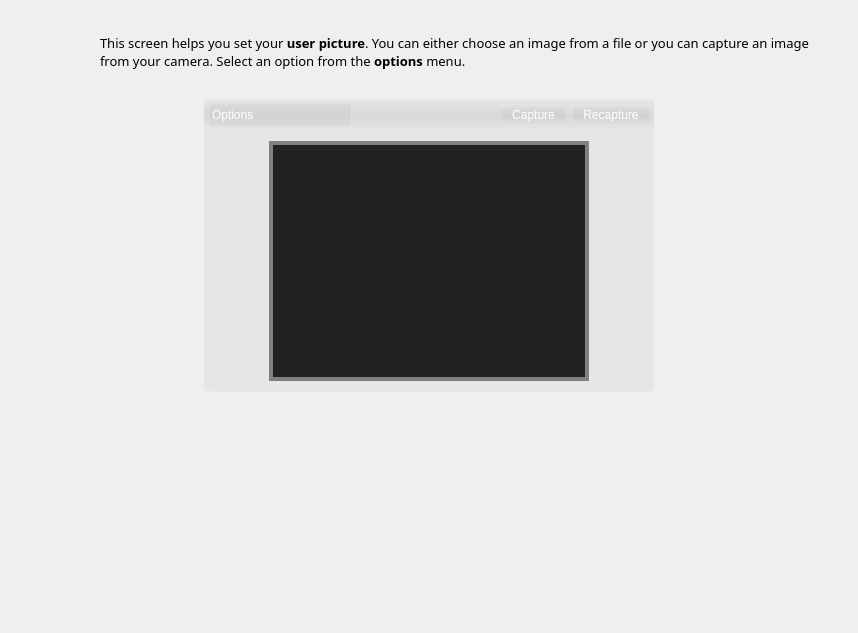
<?xml version="1.0" encoding="UTF-8"?>
<ui version="4.0">
 <class>Form</class>
 <widget class="QWidget" name="Form">
  <property name="geometry">
   <rect>
    <x>0</x>
    <y>0</y>
    <width>858</width>
    <height>633</height>
   </rect>
  </property>
  <property name="windowTitle">
   <string>Form</string>
  </property>
  <layout class="QGridLayout" name="gridLayout">
   <property name="margin">
    <number>20</number>
   </property>
   <item row="0" column="0">
    <widget class="QLabel" name="label_2">
     <property name="minimumSize">
      <size>
       <width>64</width>
       <height>64</height>
      </size>
     </property>
     <property name="maximumSize">
      <size>
       <width>64</width>
       <height>64</height>
      </size>
     </property>
     <property name="text">
      <string/>
     </property>
     <property name="pixmap">
      <pixmap resource="../data/kaptan.qrc">:/raw/pixmap/preferences-desktop-personal.png</pixmap>
     </property>
    </widget>
   </item>
   <item row="0" column="1">
    <widget class="QLabel" name="description">
     <property name="sizePolicy">
      <sizepolicy hsizetype="Preferred" vsizetype="Preferred">
       <horstretch>0</horstretch>
       <verstretch>0</verstretch>
      </sizepolicy>
     </property>
     <property name="minimumSize">
      <size>
       <width>300</width>
       <height>0</height>
      </size>
     </property>
     <property name="font">
      <font>
       <family>Sans Serif</family>
       <pointsize>10</pointsize>
      </font>
     </property>
     <property name="styleSheet">
      <string notr="true"/>
     </property>
     <property name="text">
      <string>This screen helps you set your &lt;b&gt;user picture&lt;/b&gt;. You can either choose an image from a file or you can capture an image from your camera. Select an option from the &lt;b&gt;options&lt;/b&gt; menu.</string>
     </property>
     <property name="wordWrap">
      <bool>true</bool>
     </property>
     <property name="indent">
      <number>10</number>
     </property>
    </widget>
   </item>
   <item row="1" column="0" colspan="2">
    <widget class="QScrollArea" name="scrollArea">
     <property name="styleSheet">
      <string notr="true">#scrollAreaWidgetContents {
	background-color: rgba(0,0,0,0);
}

#scrollArea{
	border: 0px;
	background-color: rgba(0,0,0,0);
}</string>
     </property>
     <property name="frameShape">
      <enum>QFrame::NoFrame</enum>
     </property>
     <property name="widgetResizable">
      <bool>true</bool>
     </property>
     <widget class="QWidget" name="scrollAreaWidgetContents">
      <property name="geometry">
       <rect>
        <x>0</x>
        <y>0</y>
        <width>818</width>
        <height>525</height>
       </rect>
      </property>
      <layout class="QGridLayout" name="gridLayout_2">
       <item row="0" column="0">
        <layout class="QVBoxLayout" name="verticalLayout_2">
         <property name="spacing">
          <number>0</number>
         </property>
         <item>
          <widget class="QGroupBox" name="groupBox_3">
           <property name="sizePolicy">
            <sizepolicy hsizetype="Fixed" vsizetype="Preferred">
             <horstretch>0</horstretch>
             <verstretch>0</verstretch>
            </sizepolicy>
           </property>
           <property name="minimumSize">
            <size>
             <width>450</width>
             <height>0</height>
            </size>
           </property>
           <property name="maximumSize">
            <size>
             <width>450</width>
             <height>16777215</height>
            </size>
           </property>
           <property name="styleSheet">
            <string notr="true">#groupBox_3{
background-color: qlineargradient(spread:repeat, x1:0, y1:0, x2:0, y2:1, stop:0 rgba(27, 27, 27, 10), stop:0.510753 rgba(9, 9, 9, 25), stop:1 rgba(0, 0, 0, 10));
    /*background-color: qlineargradient(spread:repeat, x1:0, y1:0, x2:0, y2:1, stop:0 rgba(27, 27, 27, 70), stop:0.510753 rgba(9, 9, 9, 125), stop:1 rgba(0, 0, 0, 70));*/
/*
background-color: qlineargradient(spread:pad, x1:0.5, y1:1, x2:0.5, y2:0, stop:0 rgba(26, 38, 45, 255), stop:0.398093 rgba(51, 72, 91, 255), stop:0.521739 rgba(45, 76, 94, 255), stop:0.531585 rgba(49, 84, 106, 255), stop:0.983696 rgba(99, 141, 164, 255), stop:1 rgba(120, 146, 172, 255));*/
	border-top-left-radius: 4px;
	border-top-right-radius: 4px;
}

QPushButton{
	padding: 3px 10px 3px 10px;
	color: white;
	border:0px;
	border-radius:2px;
background-color: qlineargradient(spread:repeat, x1:0, y1:0, x2:0, y2:1, stop:0 rgba(27, 27, 27, 0), stop:0.510753 rgba(9, 9, 9, 10), stop:1 rgba(0, 0, 0, 0));
	/*background-color: qlineargradient(spread:pad, x1:0.5, y1:1, x2:0.5, y2:0, stop:0 rgba(120, 146, 172, 255), stop:0.0155729 rgba(99, 141, 164, 255), stop:0.538376 rgba(49, 84, 106, 255), stop:1 rgba(51, 72, 91, 255))*/
}

QPushButton::flat:hover{
	border:1px solid  rgba(255, 255, 255, 40);
	border-radius:2px;
    background-color:qlineargradient(spread:pad, x1:0, y1:0, x2:0, y2:1, stop:0 rgba(127, 127, 127, 10), stop:0.513661 rgba(231, 231, 231, 50), stop:1 rgba(94, 94, 94, 10))
}

QPushButton::flat{
	border:1px solid  rgba(255, 255, 255, 30);
	border-radius:2px;
    background-color: qlineargradient(spread:repeat, x1:0, y1:0, x2:0, y2:1, stop:0 rgba(27, 27, 27, 0), stop:0.510753 rgba(9, 9, 9, 10), stop:1 rgba(0, 0, 0, 0));
}

QPushButton::flat:pressed{
	border:1px solid  rgba(255, 255, 255, 15);
	border-radius:2px;
	padding: 3px 10px 3px 10px;
    background-color:qlineargradient(spread:pad, x1:0, y1:0, x2:1, y2:0, stop:0 rgba(52, 52, 52, 50));
}

/* ====================================== */

 QComboBox {
     border:1px solid rgba(255, 255, 255, 30);
     border-radius:2px;
     padding: 1px 18px 1px 3px;
     min-width: 6em;
	 color: white;
 }

 QComboBox:editable {
     background: white;
 }

 QComboBox:!editable, QComboBox::drop-down:editable {
	/*background-color: qlineargradient(spread:pad, x1:0.5, y1:0, x2:0.5, y2:1, stop:0 rgba(132, 132, 132, 255), stop:0.501481 rgba(70, 70, 70, 255), stop:0.503057 rgba(62, 62, 62, 255), stop:1 rgba(16, 16, 16, 255));*/
    background-color:qlineargradient(spread:pad, x1:0, y1:0, x2:1, y2:0, stop:0 rgba(52, 52, 52, 10));
 }

 /* QComboBox gets the &quot;on&quot; state when the popup is open */
 QComboBox:!editable:on, QComboBox::drop-down:editable:on {
/*    background-color: qlineargradient(spread:pad, x1:0.5, y1:1, x2:0.5, y2:0, stop:0 rgba(129, 3, 3, 255), stop:0.0192308 rgba(160, 35, 25, 255), stop:0.521739 rgba(166, 35, 29, 255), stop:0.531585 rgba(184, 46, 40, 255), stop:0.983696 rgba(168, 78, 74, 255), stop:1 rgba(210, 110, 110, 255));*/
    background-color:qlineargradient(spread:pad, x1:0, y1:0, x2:1, y2:0, stop:0 rgba(52, 52, 52, 10));
 }

 QComboBox:on { /* shift the text when the popup opens */
     padding-top: 3px;
     padding-left: 4px;
 }

 QComboBox::drop-down {
     subcontrol-origin: padding;
     subcontrol-position: top right;
     width: 20px;
     border:0px solid  rgba(34, 49, 60, 100);
 }

 QComboBox::down-arrow {
	image: url(:/raw/pixmap/white-arrow-down.gif);
     /*image: url(/usr/share/icons/crystalsvg/16x16/actions/1downarrow.png);*/
 }

 QComboBox::down-arrow:on { /* shift the arrow when popup is open */
     top: 1px;
     left: 1px;
 }</string>
           </property>
           <property name="title">
            <string/>
           </property>
           <property name="flat">
            <bool>true</bool>
           </property>
           <layout class="QGridLayout" name="gridLayout_3">
            <property name="margin">
             <number>4</number>
            </property>
            <item row="0" column="0">
             <widget class="QComboBox" name="comboBox">
              <property name="sizePolicy">
               <sizepolicy hsizetype="Expanding" vsizetype="Fixed">
                <horstretch>0</horstretch>
                <verstretch>0</verstretch>
               </sizepolicy>
              </property>
              <property name="minimumSize">
               <size>
                <width>107</width>
                <height>24</height>
               </size>
              </property>
              <property name="maximumSize">
               <size>
                <width>200</width>
                <height>16777215</height>
               </size>
              </property>
              <property name="contextMenuPolicy">
               <enum>Qt::DefaultContextMenu</enum>
              </property>
              <property name="toolTip">
               <string/>
              </property>
              <property name="editable">
               <bool>false</bool>
              </property>
              <property name="currentIndex">
               <number>0</number>
              </property>
              <property name="maxVisibleItems">
               <number>10</number>
              </property>
              <property name="sizeAdjustPolicy">
               <enum>QComboBox::AdjustToContentsOnFirstShow</enum>
              </property>
              <property name="frame">
               <bool>true</bool>
              </property>
              <property name="modelColumn">
               <number>0</number>
              </property>
              <item>
               <property name="text">
                <string>Options</string>
               </property>
              </item>
              <item>
               <property name="text">
                <string>Choose an image</string>
               </property>
              </item>
             </widget>
            </item>
            <item row="0" column="1">
             <spacer name="horizontalSpacer_5">
              <property name="orientation">
               <enum>Qt::Horizontal</enum>
              </property>
              <property name="sizeHint" stdset="0">
               <size>
                <width>40</width>
                <height>20</height>
               </size>
              </property>
             </spacer>
            </item>
            <item row="0" column="2">
             <widget class="QPushButton" name="takeButton">
              <property name="text">
               <string>Capture</string>
              </property>
              <property name="icon">
               <iconset resource="../data/kaptan.qrc">
                <normaloff>:/raw/pixmap/webcamreceive.png</normaloff>:/raw/pixmap/webcamreceive.png</iconset>
              </property>
              <property name="default">
               <bool>true</bool>
              </property>
              <property name="flat">
               <bool>true</bool>
              </property>
             </widget>
            </item>
            <item row="0" column="3">
             <widget class="QPushButton" name="takeAgainButton">
              <property name="text">
               <string>Recapture</string>
              </property>
              <property name="icon">
               <iconset resource="../data/kaptan.qrc">
                <normaloff>:/raw/pixmap/view-refresh.png</normaloff>:/raw/pixmap/view-refresh.png</iconset>
              </property>
              <property name="flat">
               <bool>true</bool>
              </property>
             </widget>
            </item>
           </layout>
          </widget>
         </item>
         <item>
          <widget class="QGroupBox" name="groupBox">
           <property name="sizePolicy">
            <sizepolicy hsizetype="Fixed" vsizetype="Expanding">
             <horstretch>0</horstretch>
             <verstretch>0</verstretch>
            </sizepolicy>
           </property>
           <property name="minimumSize">
            <size>
             <width>450</width>
             <height>0</height>
            </size>
           </property>
           <property name="maximumSize">
            <size>
             <width>450</width>
             <height>16777215</height>
            </size>
           </property>
           <property name="styleSheet">
            <string notr="true">/*QGroupBox{
background-color: qlineargradient(spread:pad, x1:0, y1:0, x2:1, y2:0, stop:0 rgba(0, 0, 0, 81), stop:0.00537634 rgba(95, 34, 52, 80), stop:1 rgba(255, 213, 230, 80));

border: 1px solid rgb(236, 236, 236, 80);

color: rgb(234, 225, 228);
}*/
#groupBox{
margin:0px;
background-color: rgba(0, 0, 0, 10);
border-bottom: 1px solid rgba(255,255,255,15);
border-bottom-left-radius: 4px;
border-bottom-right-radius: 4px;
}
</string>
           </property>
           <property name="title">
            <string/>
           </property>
           <property name="flat">
            <bool>true</bool>
           </property>
           <layout class="QHBoxLayout" name="horizontalLayout_2">
            <property name="spacing">
             <number>10</number>
            </property>
            <property name="margin">
             <number>10</number>
            </property>
            <item>
             <widget class="QLabel" name="camGoruntu">
              <property name="minimumSize">
               <size>
                <width>320</width>
                <height>240</height>
               </size>
              </property>
              <property name="maximumSize">
               <size>
                <width>320</width>
                <height>240</height>
               </size>
              </property>
              <property name="styleSheet">
               <string notr="true">background-color: #222222;
border: 4px solid gray;</string>
              </property>
              <property name="text">
               <string/>
              </property>
             </widget>
            </item>
           </layout>
          </widget>
         </item>
        </layout>
       </item>
       <item row="2" column="0">
        <spacer name="verticalSpacer">
         <property name="orientation">
          <enum>Qt::Vertical</enum>
         </property>
         <property name="sizeHint" stdset="0">
          <size>
           <width>20</width>
           <height>40</height>
          </size>
         </property>
        </spacer>
       </item>
      </layout>
     </widget>
    </widget>
   </item>
  </layout>
 </widget>
 <resources>
  <include location="../data/kaptan.qrc"/>
 </resources>
 <connections/>
</ui>
